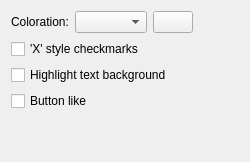
     <widget class="QWidget" name="page_9">
      <layout class="QGridLayout" name="gridLayout_8">
       <item row="0" column="0">
        <widget class="QLabel" name="label_22">
         <property name="text">
          <string>Coloration:</string>
         </property>
        </widget>
       </item>
       <item row="0" column="1">
        <widget class="QComboBox" name="shadeCheckRadio"/>
       </item>
       <item row="0" column="2">
        <widget class="KColorButton" name="customCheckRadioColor">
         <property name="text">
          <string/>
         </property>
        </widget>
       </item>
       <item row="0" column="3">
        <spacer>
         <property name="orientation">
          <enum>Qt::Horizontal</enum>
         </property>
         <property name="sizeHint" stdset="0">
          <size>
           <width>40</width>
           <height>20</height>
          </size>
         </property>
        </spacer>
       </item>
       <item row="1" column="0" colspan="4">
        <widget class="QCheckBox" name="xCheck">
         <property name="text">
          <string>'X' style checkmarks</string>
         </property>
        </widget>
       </item>
       <item row="2" column="0" colspan="4">
        <widget class="QCheckBox" name="crHighlight">
         <property name="text">
          <string>Highlight text background</string>
         </property>
        </widget>
       </item>
       <item row="3" column="0" colspan="2">
        <widget class="QCheckBox" name="crButton">
         <property name="text">
          <string>Button like</string>
         </property>
        </widget>
       </item>
       <item row="4" column="1">
        <spacer>
         <property name="orientation">
          <enum>Qt::Vertical</enum>
         </property>
         <property name="sizeHint" stdset="0">
          <size>
           <width>20</width>
           <height>40</height>
          </size>
         </property>
        </spacer>
       </item>
      </layout>
     </widget>
